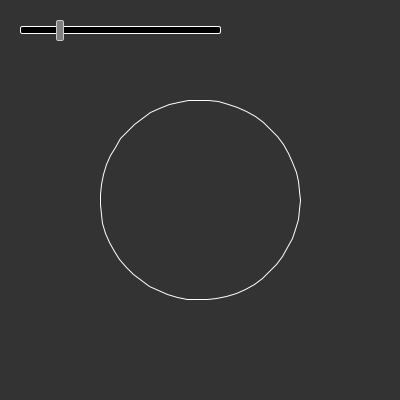
Frame 1 (no input)
Frame 60 (the mouse pressed at the canvas centre just before this capture): identical to frame 1, image omitted
Frame 120 (the mouse held since frame 60 and released just before this capture): identical to frame 1, image omitted

The Processing sketch that drew this single still picture (run headless with seeded random() and noise(); from frame 60 on, the mouse is pressed at the canvas centre):

// Processing sketch: Superellipse
// ── Superellipse.pde
Slider slider;

void setup() {
  size(400, 400);
  slider = new Slider(-width/2+20, -height/2+20, 0, 10, 2, 0.01);
}

void draw() {
  background(51);
  translate(width / 2, height / 2);

  float a = 100;
  float b = 100;
  float n = slider.value();
  //float n = 2;
  stroke(255);
  noFill();

  beginShape();
  for (float angle = 0; angle < TWO_PI; angle += 0.1) {
    // Simple ellipse
    // float x = r * cos(angle);
    // float y = r * sin(angle);

    // Superellipse
    float na = 2 / n;
    float x = pow(abs(cos(angle)), na) * a * sgn(cos(angle));
    float y = pow(abs(sin(angle)), na) * b * sgn(sin(angle));
    vertex(x, y);
  }
  endShape(CLOSE);

  slider.show();
}

float sgn(float val) {
  if (val == 0) {
    return 0;
  }
  return val / abs(val);
}

// ── slider.pde
class Slider {
  float x;
  float y;
  float min;
  float max;
  float value;
  float increment;
  
  float w = 200;
  float h = 20;
  float controlSize = 7;
  
  Boolean isDragging = false;
  
  Slider(float x_, float y_, float min_, float max_, float start_, float increment_) {
    x = x_;
    y = y_;
    min = min_;
    max = max_;
    value = start_;
    increment = increment_;
  }
  
  float value() {
    return value;
  }
  
  void handleInteractions() {
    if (isDragging) {
      if (mousePressed) {
        float x1 = screenX(xPosition(value), y);
        float d = mouseX - x1;
        float change = d * (max - min) / w;
        value += change;
        value -= value % increment;
        value = min(max, max(min, value));
      } else {
        isDragging = false;
        println("end drag");
      }
    } else {
      float x1 = xPosition(value);
      if (mousePressed && mouseY >= screenY(x1, y) && mouseY <= screenY(x1, y+h) && mouseX >= screenX(x1-controlSize/2,y) && mouseX <= screenX(x1+controlSize/2,y)) {
        println("start drag");
        isDragging = true;
      }
    }
  }
  
  float xPosition(float val) {
    return min(x+w, max(x, map(val, min, max, x, x+w)));
  }
  
  void show() {
    handleInteractions();
    
    stroke(255);
    fill(0);
    rect(x, y + h/3, w, h/3, 2);
    
    float x1 = xPosition(value);
    stroke(200, 200, 200);
    fill(128, 128, 128);
    rect(x1-controlSize/2, y, controlSize, h, 2);
  }
};
